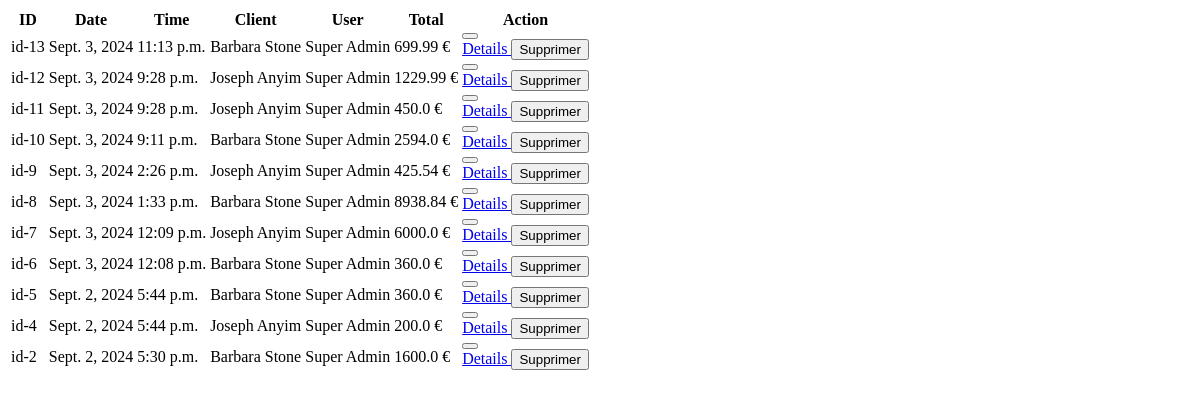
The app's page /sales/table/ (signed in), older data.
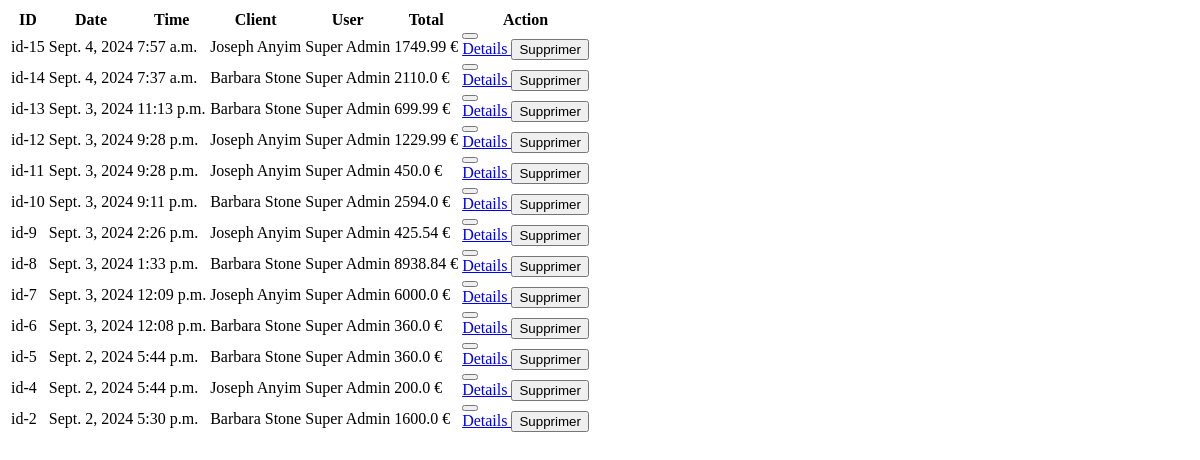
The same page, newer data.
### base/models.py (models this page shows, shortened)
class Sale(models.Model):
    user = models.ForeignKey(User, on_delete=models.CASCADE, db_index=True)
    client = models.ForeignKey(Client, on_delete=models.CASCADE, db_index=True)
    products = models.ManyToManyField(
        Product, through='SoldProduct', blank=True, db_index=True)
    total = models.FloatField(default=0)
    observation = models.CharField(max_length=500, blank=True, null=True)
    timestamp = models.DateTimeField(default=timezone.now, db_index=True)

class Client(models.Model):
    first_name = models.CharField(max_length=255, db_index=True)
    last_name = models.CharField(max_length=255, db_index=True)
    address = models.CharField(max_length=255)
    po_box = models.CharField(max_length=255)
    city = models.CharField(max_length=255, db_index=True)
    email = models.EmailField(unique=True)
    sex = models.CharField(max_length=10, choices=genders, db_index=True)
    phone = models.CharField(unique=True, max_length=255)
    phone_alt = models.CharField(
        unique=True, max_length=255, blank=True, null=True)
    timestamp = models.DateTimeField(default=timezone.now)
    def full_name(self):
        return f'{self.first_name} {self.last_name}'

### accounts/models.py (models this page shows, shortened)
class CustomUser(AbstractBaseUser, PermissionsMixin):
    email = models.EmailField(db_index=True, unique=True, max_length=255)
    username = models.CharField(
        max_length=255, unique=True, blank=True, null=True)
    first_name = models.CharField(max_length=255)
    last_name = models.CharField(max_length=255)
    phone = models.CharField(
        max_length=100, unique=True, blank=True, null=True)
    sex = models.CharField(
        max_length=10, choices=genders, blank=True, null=True)
    image = models.ImageField(
        upload_to='uploads/users/profiles', default='../static/imgs/anon.png', blank=True, null=True)
    is_active = models.BooleanField(default=True)
    is_staff = models.BooleanField(default=False)
    is_superuser = models.BooleanField(default=False)
    objects = CustomUserManager()
    USERNAME_FIELD = 'email'
    REQUIRED_FIELDS = []
    def full_name(self):
        return f'{self.first_name} {self.last_name}'

### base/views.py (the view)
# urls.py: path('sales/table/', sales_table, name='sales_table'),
@login_required(login_url='login')
def sales_table(req):
    sales = Sale.objects.all().order_by('-timestamp')
    context = {
        'sales': sales,
    }
    return render(req, 'base/sales/table.html', context)

### base/context_processors.py (called while the page is built)
def cart(request):
    return {'cart': Cart(request)}

### utils.py (called while the page is built)
def h_encode(id):
    return hashids.encode(id)

    def to_url(self, value):
        return h_encode(value)

### base/templates/base/sales/table.html (shortened to what this page needs)
{% if not sales %}
<div
  class="h-full flex flex-col items-center justify-center gap-2 my-20 mx-auto"
>
  <i class="fa-solid fa-tags text-indigo-700 text-9xl"></i>
  <span>No sales found</span>
</div>
{% else %}
<div class="py-3 bg-white border-2 rounded-2xl">
  <table class="w-full text-left db-table">
    <thead class="bg-white text-indigo-700 rounded-xl">
      <tr>
        <th class="px-3 py-4 text-sm">ID</th>
        <th class="px-3 py-4 text-sm">Date</th>
        <th class="px-3 py-4 text-sm">Time</th>
        <th class="px-3 py-4 text-sm">Client</th>
        <th class="px-3 py-4 text-sm">User</th>
        <th class="px-3 py-4 text-sm">Total</th>
        <th class="px-3 py-4 text-sm text-center">Action</th>
      </tr>
    </thead>
    <tbody class="border">
      {% for obj in sales %}
      <tr
        class="text-gray-600 border text-sm hover:bg-white hover:text-black transition-all duration-50"
      >
        <td class="px-3 py-1">id-{{obj.id}}</td>
        <td class="px-3 py-1">{{obj.timestamp.date}}</td>
        <td class="px-3 py-1">{{obj.timestamp.time}}</td>
        <td class="px-3 py-1">{{obj.client.full_name}}</td>
        <td class="px-3 py-1">{{obj.user.full_name}}</td>
        <td class="px-3 py-1">{{obj.total}} €</td>
        <td class="px-3 py-1 relative">
          <div class="w-fit text-gray-700 mx-auto">
            <button
              type="button"
              class="hover:bg-white hover:text-indigo-700 px-3 py-1 rounded-full"
              name="sentry"
              onclick="toggleMenu(this,'sle_{{obj.id}}')"
            >
            </button>
            <div
              class="hidden bg-gray-50 w-40 shadow-md lg:w-[180px] p-2 absolute right-0 top-12 origin-top-left bg-white z-10 rounded-xl flex flex-col items-center gap-2 text-xs overflow-hidden"
              id="sle_{{obj.id}}"
            >
              <a
                hx-boost="false"
                href="{% url 'sale_details' obj.id %}"
                class="px-4 py-2 flex items-center hover:text-black hover:bg-indigo-200 rounded-md w-full text-center cursor-pointer"
                >
                Details
              </a>
              {% if user.is_superuser %}
              <button
                hx-confirm="Dou you really want to delete this?"
                hx-delete="{% url 'delete_base_object' obj.id 'Sale' %}"
                class="px-4 py-2 flex items-center hover:text-black hover:bg-red-200 rounded-md w-full text-center cursor-pointer"
              >
                Supprimer
              </button>
              {% endif %}
            </div>
          </div>
        </td>
      </tr>
      {% endfor %}
    </tbody>
  </table>
</div>
{% endif %}

Row changes from the older to the newer data that the page shows:
added Sale: id "15", timestamp "Sept. 4, 2024", timestamp.time "7:57 a.m.", client.full_name "Joseph Anyim", user.full_name "Super Admin", total "1749.99"
added Sale: id "14", timestamp "Sept. 4, 2024", timestamp.time "7:37 a.m.", client.full_name "Barbara Stone", user.full_name "Super Admin", total "2110.0"
